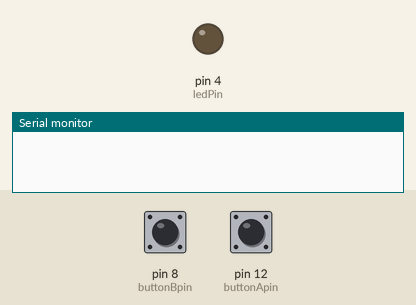
Simulated run of this sketch. Board: Arduino Uno, built with avr-gcc and run on an emulated ATmega328P. Parts: output pins drawn as LEDs (lit = HIGH), the last lines printed to the serial monitor. The test bench sets the inputs (shaded band); at power-on: pin 12 (buttonApin) HIGH, pin 8 (buttonBpin) HIGH.

Above: at 1.2 s.
1.3 s: pin 12 (buttonApin) pulled LOW for 0.15 s
At 2.5 s:
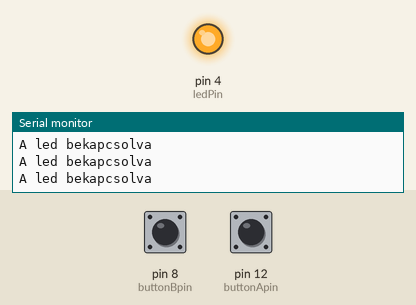
2.9 s: pin 8 (buttonBpin) pulled LOW for 0.15 s
At 3.7 s:
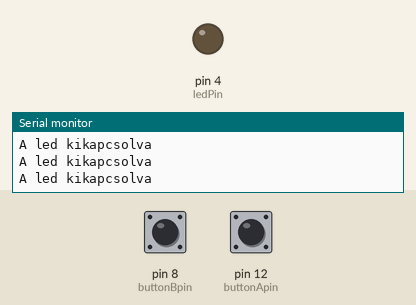
4.5 s: pin 12 (buttonApin) pulled LOW for 1 s
At 4.9 s:
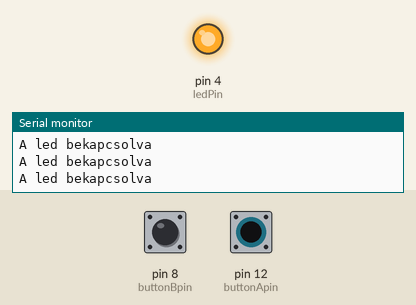
7.0 s: pin 8 (buttonBpin) pulled LOW for 1 s
At 8.0 s:
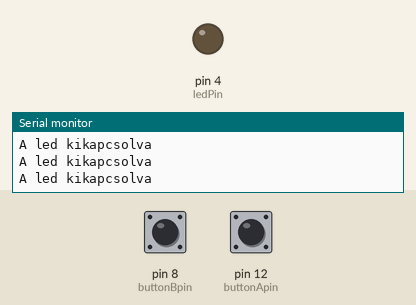
9.5 s: pin 8 (buttonBpin) driven LOW and pin 12 (buttonApin) driven LOW
12.5 s: pin 12 (buttonApin) driven HIGH
At 13.0 s:
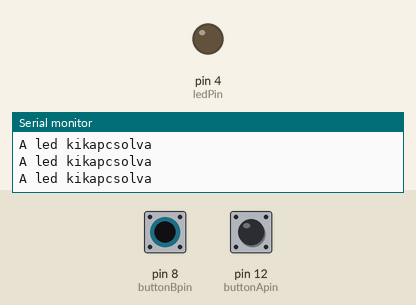
Timing chart, 0 to 15.5 s (numbered marks = the images above; inputs shaded):
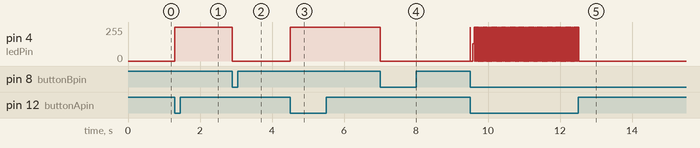

The sketch:

sketch_jan30a.ino
```cpp
int ledPin = 4;
int buttonApin = 12;
int buttonBpin = 8;

void setup()
{
  Serial.begin(9600);
	pinMode(ledPin, OUTPUT);
	pinMode(buttonApin,  INPUT_PULLUP);
	pinMode(buttonBpin,  INPUT_PULLUP);
}
void loop()
{
	if (digitalRead(buttonApin) == LOW)
	{
		digitalWrite(ledPin, HIGH);
      Serial.println("A led bekapcsolva");
	}
	if (digitalRead(buttonBpin) == LOW)
	{
		digitalWrite(ledPin, LOW);
      Serial.println("A led kikapcsolva");
	}
}
```

Measured:
- after the input at 1.3 s, pin 4 (ledPin): 0/255 → 255/255 at once
- after the input at 2.9 s, pin 4 (ledPin): 255/255 → 0/255 at once
- after the input at 4.5 s, pin 4 (ledPin): 0/255 → 255/255 at once
- after the input at 7.0 s, pin 4 (ledPin): 255/255 → 0/255 at once
- after the input at 12.5 s, pin 4 (ledPin): goes on until 12.5 s, then stays 0/255
